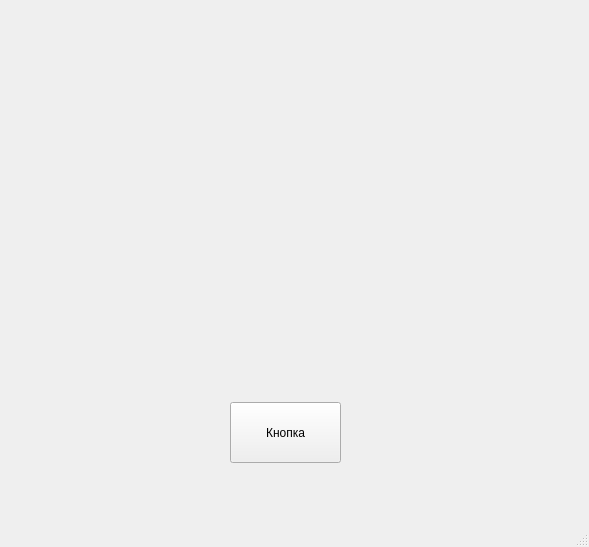
<?xml version="1.0" encoding="UTF-8"?>
<ui version="4.0">
 <class>MainWindow</class>
 <widget class="QMainWindow" name="MainWindow">
  <property name="geometry">
   <rect>
    <x>0</x>
    <y>0</y>
    <width>589</width>
    <height>547</height>
   </rect>
  </property>
  <property name="windowTitle">
   <string>MainWindow</string>
  </property>
  <widget class="QWidget" name="centralwidget">
   <widget class="QPushButton" name="pushButton">
    <property name="geometry">
     <rect>
      <x>230</x>
      <y>402</y>
      <width>111</width>
      <height>61</height>
     </rect>
    </property>
    <property name="text">
     <string>Кнопка</string>
    </property>
   </widget>
  </widget>
  <widget class="QMenuBar" name="menubar">
   <property name="geometry">
    <rect>
     <x>0</x>
     <y>0</y>
     <width>589</width>
     <height>21</height>
    </rect>
   </property>
  </widget>
  <widget class="QStatusBar" name="statusbar"/>
 </widget>
 <resources/>
 <connections/>
</ui>
